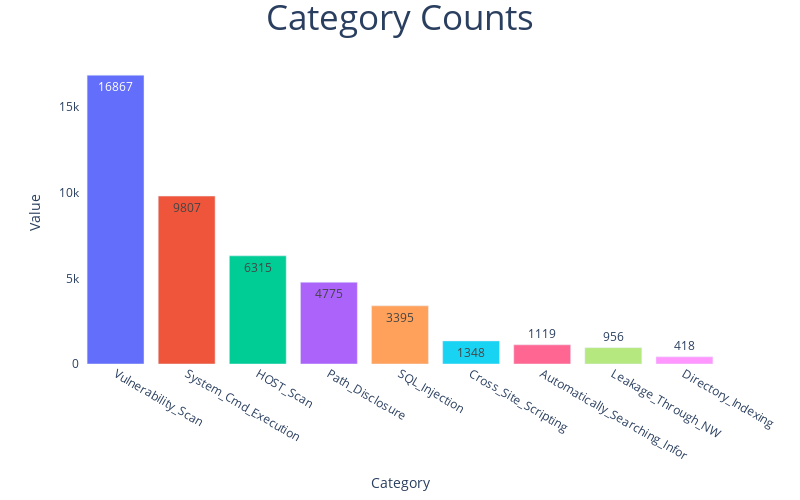

Write notebook code for a chart like this one.
### Code cell
import plotly.graph_objects as go
from plotly.offline import iplot, init_notebook_mode
import plotly.express as px
import plotly.io as pio

init_notebook_mode(True)

fig = px.bar(x=data['label_action'].value_counts().index,y=data['label_action'].value_counts(),color=data['label_action'].value_counts().index,text=data['label_action'].value_counts())
fig.update_traces(hovertemplate="Category:'%{x}' Counted: %{y}")
fig.update_layout(title={"text":"Category Counts","x":0.5,"font":{"size":35}},xaxis={"title":"Category","showgrid":False},yaxis={"title":"Value","showgrid":False},plot_bgcolor="white",width=800,height=500,showlegend=False)
iplot(fig)

### Figure 1 — Plotly figure (JSON) as saved in the notebook; plotly's stock layout.template omitted (floating-point values rounded to 4 significant figures)
{"data": [{"alignmentgroup": "True", "hovertemplate": "Category:'%{x}' Counted: %{y}", "legendgroup": "Vulnerability_Scan", "marker": {"color": "#636efa", "pattern": {"shape": ""}}, "name": "Vulnerability_Scan", "offsetgroup": "Vulnerability_Scan", "orientation": "v", "showlegend": true, "text": [16867], "textposition": "auto", "type": "bar", "x": ["Vulnerability_Scan"], "xaxis": "x", "y": [16867], "yaxis": "y"}, {"alignmentgroup": "True", "hovertemplate": "Category:'%{x}' Counted: %{y}", "legendgroup": "System_Cmd_Execution", "marker": {"color": "#EF553B", "pattern": {"shape": ""}}, "name": "System_Cmd_Execution", "offsetgroup": "System_Cmd_Execution", "orientation": "v", "showlegend": true, "text": [9807], "textposition": "auto", "type": "bar", "x": ["System_Cmd_Execution"], "xaxis": "x", "y": [9807], "yaxis": "y"}, {"alignmentgroup": "True", "hovertemplate": "Category:'%{x}' Counted: %{y}", "legendgroup": "HOST_Scan", "marker": {"color": "#00cc96", "pattern": {"shape": ""}}, "name": "HOST_Scan", "offsetgroup": "HOST_Scan", "orientation": "v", "showlegend": true, "text": [6315], "textposition": "auto", "type": "bar", "x": ["HOST_Scan"], "xaxis": "x", "y": [6315], "yaxis": "y"}, {"alignmentgroup": "True", "hovertemplate": "Category:'%{x}' Counted: %{y}", "legendgroup": "Path_Disclosure", "marker": {"color": "#ab63fa", "pattern": {"shape": ""}}, "name": "Path_Disclosure", "offsetgroup": "Path_Disclosure", "orientation": "v", "showlegend": true, "text": [4775], "textposition": "auto", "type": "bar", "x": ["Path_Disclosure"], "xaxis": "x", "y": [4775], "yaxis": "y"}, {"alignmentgroup": "True", "hovertemplate": "Category:'%{x}' Counted: %{y}", "legendgroup": "SQL_Injection", "marker": {"color": "#FFA15A", "pattern": {"shape": ""}}, "name": "SQL_Injection", "offsetgroup": "SQL_Injection", "orientation": "v", "showlegend": true, "text": [3395], "textposition": "auto", "type": "bar", "x": ["SQL_Injection"], "xaxis": "x", "y": [3395], "yaxis": "y"}, {"alignmentgroup": "True", "hovertemplate": "Category:'%{x}' Counted: %{y}", "legendgroup": "Cross_Site_Scripting", "marker": {"color": "#19d3f3", "pattern": {"shape": ""}}, "name": "Cross_Site_Scripting", "offsetgroup": "Cross_Site_Scripting", "orientation": "v", "showlegend": true, "text": [1348], "textposition": "auto", "type": "bar", "x": ["Cross_Site_Scripting"], "xaxis": "x", "y": [1348], "yaxis": "y"}, {"alignmentgroup": "True", "hovertemplate": "Category:'%{x}' Counted: %{y}", "legendgroup": "Automatically_Searching_Infor", "marker": {"color": "#FF6692", "pattern": {"shape": ""}}, "name": "Automatically_Searching_Infor", "offsetgroup": "Automatically_Searching_Infor", "orientation": "v", "showlegend": true, "text": [1119], "textposition": "auto", "type": "bar", "x": ["Automatically_Searching_Infor"], "xaxis": "x", "y": [1119], "yaxis": "y"}, {"alignmentgroup": "True", "hovertemplate": "Category:'%{x}' Counted: %{y}", "legendgroup": "Leakage_Through_NW", "marker": {"color": "#B6E880", "pattern": {"shape": ""}}, "name": "Leakage_Through_NW", "offsetgroup": "Leakage_Through_NW", "orientation": "v", "showlegend": true, "text": [956], "textposition": "auto", "type": "bar", "x": ["Leakage_Through_NW"], "xaxis": "x", "y": [956], "yaxis": "y"}, {"alignmentgroup": "True", "hovertemplate": "Category:'%{x}' Counted: %{y}", "legendgroup": "Directory_Indexing", "marker": {"color": "#FF97FF", "pattern": {"shape": ""}}, "name": "Directory_Indexing", "offsetgroup": "Directory_Indexing", "orientation": "v", "showlegend": true, "text": [418], "textposition": "auto", "type": "bar", "x": ["Directory_Indexing"], "xaxis": "x", "y": [418], "yaxis": "y"}], "layout": {"barmode": "relative", "height": 500, "legend": {"title": {"text": "color"}, "tracegroupgap": 0}, "margin": {"t": 60}, "plot_bgcolor": "white", "showlegend": false, "title": {"font": {"size": 35}, "text": "Category Counts", "x": 0.5}, "width": 800, "xaxis": {"anchor": "y", "autorange": true, "domain": [0, 1], "range": [-0.5, 8.5], "showgrid": false, "title": {"text": "Category"}, "type": "category"}, "yaxis": {"anchor": "x", "autorange": true, "domain": [0, 1], "range": [0, 17750.0], "showgrid": false, "title": {"text": "Value"}, "type": "linear"}}}
